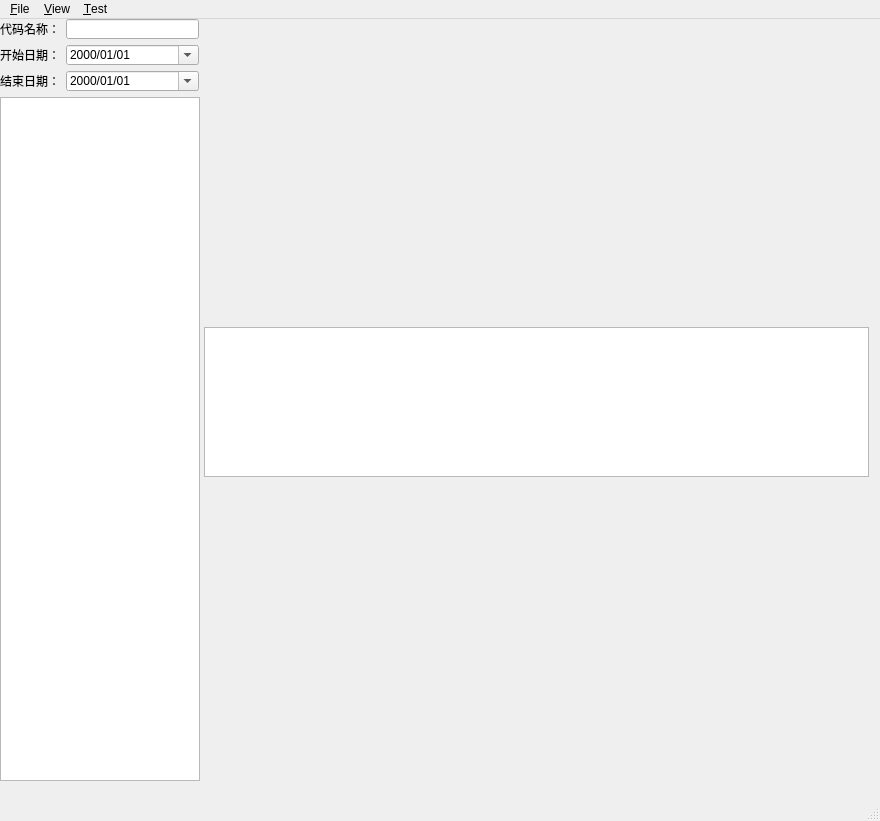
<?xml version="1.0" encoding="UTF-8"?>
<ui version="4.0">
 <class>MainWindow</class>
 <widget class="QMainWindow" name="MainWindow">
  <property name="geometry">
   <rect>
    <x>0</x>
    <y>0</y>
    <width>880</width>
    <height>821</height>
   </rect>
  </property>
  <property name="windowTitle">
   <string>MainWindow</string>
  </property>
  <property name="layoutDirection">
   <enum>Qt::LeftToRight</enum>
  </property>
  <widget class="QWidget" name="centralwidget">
   <widget class="QWidget" name="layoutWidget">
    <property name="geometry">
     <rect>
      <x>0</x>
      <y>0</y>
      <width>202</width>
      <height>762</height>
     </rect>
    </property>
    <layout class="QVBoxLayout" name="verticalLayout">
     <property name="sizeConstraint">
      <enum>QLayout::SetMaximumSize</enum>
     </property>
     <item>
      <layout class="QFormLayout" name="formLayout">
       <property name="sizeConstraint">
        <enum>QLayout::SetMaximumSize</enum>
       </property>
       <item row="0" column="0">
        <widget class="QLabel" name="label_StockCode">
         <property name="sizePolicy">
          <sizepolicy hsizetype="Preferred" vsizetype="Preferred">
           <horstretch>0</horstretch>
           <verstretch>0</verstretch>
          </sizepolicy>
         </property>
         <property name="maximumSize">
          <size>
           <width>60</width>
           <height>20</height>
          </size>
         </property>
         <property name="text">
          <string>代码名称：</string>
         </property>
        </widget>
       </item>
       <item row="0" column="1">
        <widget class="QLineEdit" name="lineEdit_StockCode">
         <property name="sizePolicy">
          <sizepolicy hsizetype="Preferred" vsizetype="Fixed">
           <horstretch>0</horstretch>
           <verstretch>0</verstretch>
          </sizepolicy>
         </property>
         <property name="maximumSize">
          <size>
           <width>133</width>
           <height>20</height>
          </size>
         </property>
        </widget>
       </item>
       <item row="1" column="0">
        <widget class="QLabel" name="label_Start">
         <property name="sizePolicy">
          <sizepolicy hsizetype="Preferred" vsizetype="Preferred">
           <horstretch>0</horstretch>
           <verstretch>0</verstretch>
          </sizepolicy>
         </property>
         <property name="maximumSize">
          <size>
           <width>60</width>
           <height>20</height>
          </size>
         </property>
         <property name="text">
          <string>开始日期：</string>
         </property>
        </widget>
       </item>
       <item row="1" column="1">
        <widget class="QDateEdit" name="dateEdit_Start">
         <property name="sizePolicy">
          <sizepolicy hsizetype="Preferred" vsizetype="Fixed">
           <horstretch>0</horstretch>
           <verstretch>0</verstretch>
          </sizepolicy>
         </property>
         <property name="maximumSize">
          <size>
           <width>133</width>
           <height>20</height>
          </size>
         </property>
         <property name="dateTime">
          <datetime>
           <hour>0</hour>
           <minute>0</minute>
           <second>0</second>
           <year>2000</year>
           <month>1</month>
           <day>1</day>
          </datetime>
         </property>
         <property name="displayFormat">
          <string>yyyy/MM/dd</string>
         </property>
         <property name="calendarPopup">
          <bool>true</bool>
         </property>
        </widget>
       </item>
       <item row="2" column="0">
        <widget class="QLabel" name="label_End">
         <property name="sizePolicy">
          <sizepolicy hsizetype="Preferred" vsizetype="Preferred">
           <horstretch>0</horstretch>
           <verstretch>0</verstretch>
          </sizepolicy>
         </property>
         <property name="maximumSize">
          <size>
           <width>60</width>
           <height>20</height>
          </size>
         </property>
         <property name="text">
          <string>结束日期：</string>
         </property>
        </widget>
       </item>
       <item row="2" column="1">
        <widget class="QDateEdit" name="dateEdit_End">
         <property name="sizePolicy">
          <sizepolicy hsizetype="Preferred" vsizetype="Fixed">
           <horstretch>0</horstretch>
           <verstretch>0</verstretch>
          </sizepolicy>
         </property>
         <property name="maximumSize">
          <size>
           <width>133</width>
           <height>20</height>
          </size>
         </property>
         <property name="dateTime">
          <datetime>
           <hour>0</hour>
           <minute>0</minute>
           <second>0</second>
           <year>2000</year>
           <month>1</month>
           <day>1</day>
          </datetime>
         </property>
         <property name="displayFormat">
          <string>yyyy/MM/dd</string>
         </property>
         <property name="calendarPopup">
          <bool>true</bool>
         </property>
        </widget>
       </item>
      </layout>
     </item>
     <item>
      <widget class="QTreeWidget" name="treeWidget">
       <property name="sizePolicy">
        <sizepolicy hsizetype="Fixed" vsizetype="Expanding">
         <horstretch>0</horstretch>
         <verstretch>0</verstretch>
        </sizepolicy>
       </property>
       <property name="minimumSize">
        <size>
         <width>200</width>
         <height>680</height>
        </size>
       </property>
       <property name="maximumSize">
        <size>
         <width>200</width>
         <height>16777215</height>
        </size>
       </property>
       <property name="layoutDirection">
        <enum>Qt::LeftToRight</enum>
       </property>
       <property name="verticalScrollBarPolicy">
        <enum>Qt::ScrollBarAsNeeded</enum>
       </property>
       <property name="horizontalScrollBarPolicy">
        <enum>Qt::ScrollBarAsNeeded</enum>
       </property>
       <property name="sizeAdjustPolicy">
        <enum>QAbstractScrollArea::AdjustToContents</enum>
       </property>
       <property name="autoScroll">
        <bool>true</bool>
       </property>
       <property name="autoScrollMargin">
        <number>3</number>
       </property>
       <property name="dragEnabled">
        <bool>true</bool>
       </property>
       <property name="alternatingRowColors">
        <bool>true</bool>
       </property>
       <property name="selectionMode">
        <enum>QAbstractItemView::SingleSelection</enum>
       </property>
       <property name="selectionBehavior">
        <enum>QAbstractItemView::SelectRows</enum>
       </property>
       <property name="rootIsDecorated">
        <bool>true</bool>
       </property>
       <property name="itemsExpandable">
        <bool>true</bool>
       </property>
       <property name="sortingEnabled">
        <bool>false</bool>
       </property>
       <property name="columnCount">
        <number>0</number>
       </property>
      </widget>
     </item>
    </layout>
   </widget>
   <widget class="QWidget" name="">
    <property name="geometry">
     <rect>
      <x>204</x>
      <y>5</y>
      <width>665</width>
      <height>757</height>
     </rect>
    </property>
    <layout class="QVBoxLayout" name="verticalLayout_2">
     <item>
      <layout class="QVBoxLayout" name="graphicbox"/>
     </item>
     <item>
      <widget class="QTextBrowser" name="textOutput">
       <property name="sizePolicy">
        <sizepolicy hsizetype="Expanding" vsizetype="Preferred">
         <horstretch>0</horstretch>
         <verstretch>0</verstretch>
        </sizepolicy>
       </property>
       <property name="minimumSize">
        <size>
         <width>0</width>
         <height>150</height>
        </size>
       </property>
       <property name="maximumSize">
        <size>
         <width>16777215</width>
         <height>150</height>
        </size>
       </property>
      </widget>
     </item>
    </layout>
   </widget>
  </widget>
  <widget class="QMenuBar" name="menubar">
   <property name="geometry">
    <rect>
     <x>0</x>
     <y>0</y>
     <width>880</width>
     <height>23</height>
    </rect>
   </property>
   <widget class="QMenu" name="menu_File">
    <property name="title">
     <string>&amp;File</string>
    </property>
    <addaction name="action_New"/>
    <addaction name="action_Open"/>
    <addaction name="action_Save"/>
    <addaction name="separator"/>
    <addaction name="action_Quit"/>
   </widget>
   <widget class="QMenu" name="menu_View">
    <property name="title">
     <string>&amp;View</string>
    </property>
   </widget>
   <widget class="QMenu" name="menu_Test">
    <property name="title">
     <string>&amp;Test</string>
    </property>
    <addaction name="action_Show_test"/>
    <addaction name="action_Close_test"/>
   </widget>
   <addaction name="menu_File"/>
   <addaction name="menu_View"/>
   <addaction name="menu_Test"/>
  </widget>
  <widget class="QStatusBar" name="statusbar"/>
  <action name="action_New">
   <property name="text">
    <string>&amp;New</string>
   </property>
   <property name="shortcut">
    <string>Ctrl+N</string>
   </property>
  </action>
  <action name="action_Open">
   <property name="text">
    <string>&amp;Open</string>
   </property>
   <property name="shortcut">
    <string>Ctrl+O</string>
   </property>
  </action>
  <action name="action_Save">
   <property name="text">
    <string>&amp;Save</string>
   </property>
  </action>
  <action name="action_Quit">
   <property name="text">
    <string>&amp;Quit</string>
   </property>
   <property name="shortcut">
    <string>Ctrl+Q</string>
   </property>
  </action>
  <action name="action_Show_test">
   <property name="text">
    <string>&amp;Show test</string>
   </property>
  </action>
  <action name="action_Close_test">
   <property name="text">
    <string>&amp;Close test</string>
   </property>
  </action>
 </widget>
 <resources/>
 <connections/>
</ui>
